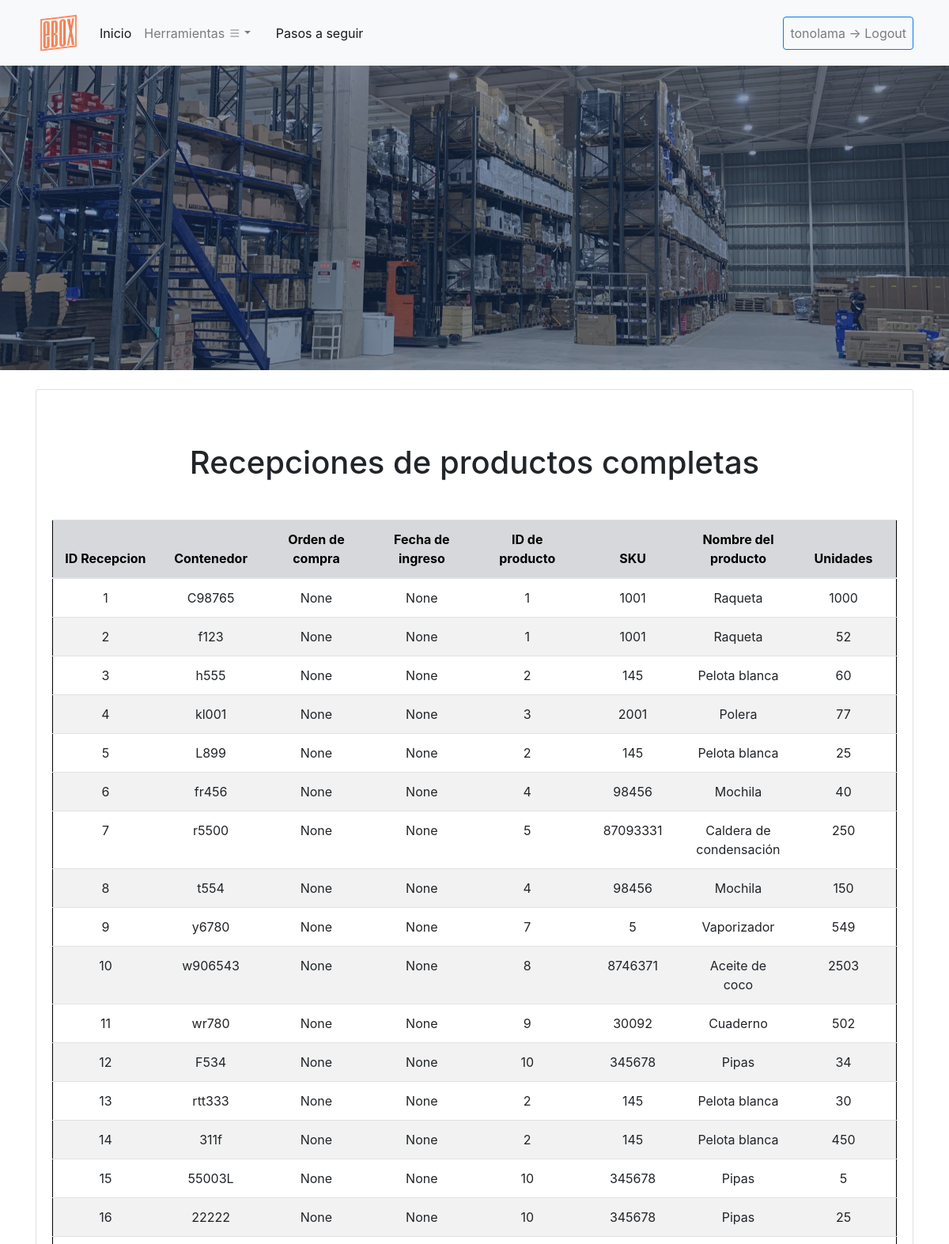
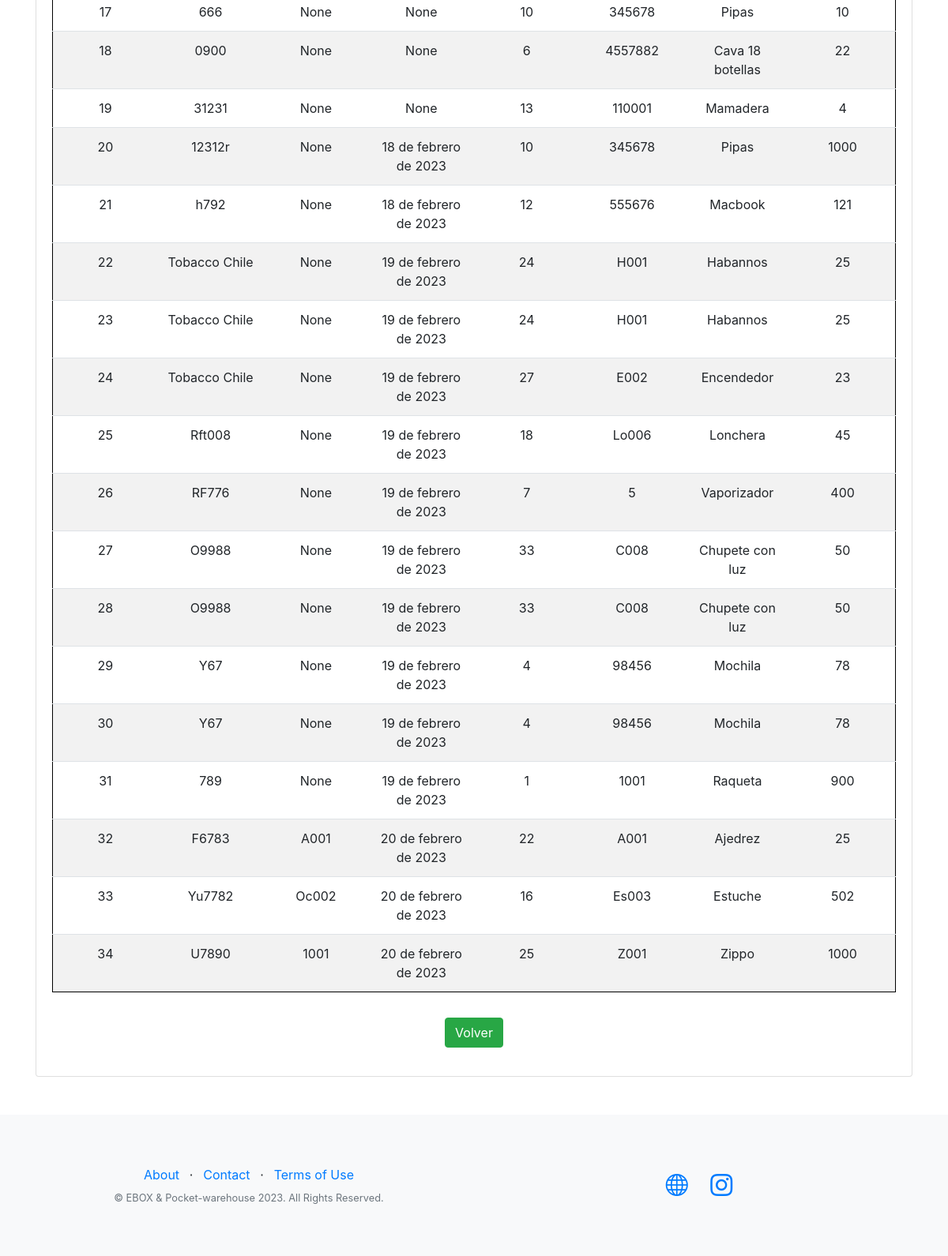
Before: /eboxApp/recepcion/wRecepcion_full/ (signed in) with the older database file (2 pictures, top to bottom).
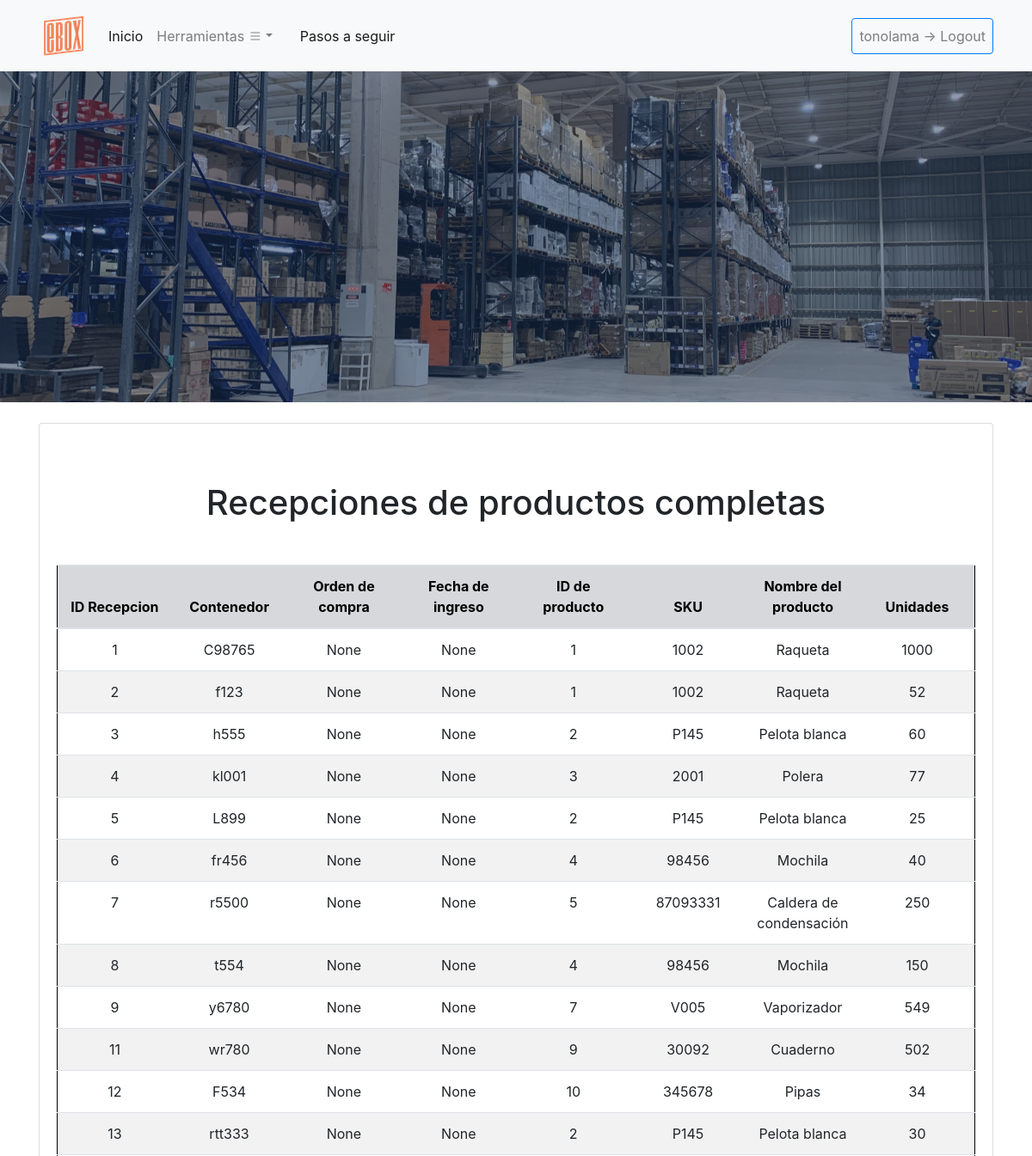
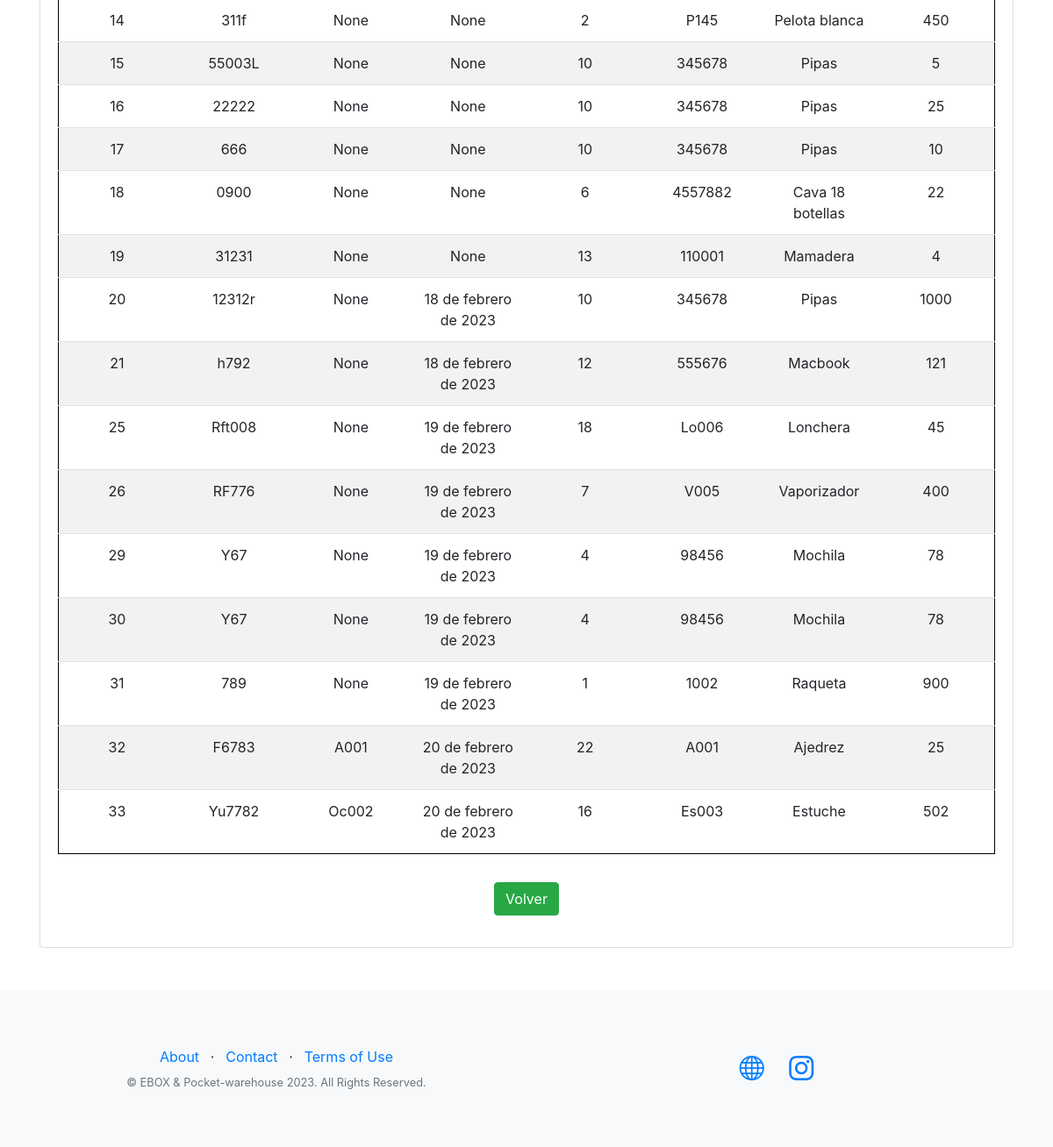
After: the same page with the newer database file (2 pictures, top to bottom).
### eboxApp/models.py (models this page shows, shortened)
class Recepcion(models.Model):
    num_contenedor = models.CharField(max_length=100)
    orden_compra = models.CharField(max_length=100, null = True)
    sku_in = models.ForeignKey(Maestra, on_delete=models.CASCADE)
    unidades_in = models.IntegerField()
    fecha_recepcion = models.DateField(null=True)

class Maestra(models.Model):
    nombre_producto = models.CharField(max_length=300)
    numero_sku = models.CharField(max_length=300)
    categoria = models.CharField(max_length=300)

### eboxApp/views.py (the view)
# urls.py: path('recepcion/wRecepcion_full/', views.buscarRecepcion, name = 'buscarTodoRecepcion'),
@login_required
def buscarRecepcion(request):
    if request.method == 'GET': # si existe una solicitud, get
        recepciones = Recepcion.objects.all()
        return render(request, 'eboxApp/wRecepcion_full.html', {'recepciones':recepciones })

### eboxApp/templates/eboxApp/wRecepcion_full.html (shortened to what this page needs)
{% extends "eboxApp/base.html" %}
{% load static %}
{% block contenido_que_cambia %}
<div class="container text-center">
    <div class="card mt-4">
        <div class="card-body">
            <h1 class="my-5">Recepciones de productos completas</h1>
            {% if recepciones %}
                <div class="table-responsive">
                    <table class="table table-hover">
                        <thead>
                            <tr class = "table-secondary">
                                <th>ID Recepcion</th>
                                <th>Contenedor</th>
                                <th>Orden de compra</th>
                                <th>Fecha de ingreso</th>
                                <th>ID de producto</th>
                                <th>SKU</th>
                                <th>Nombre del producto</th>
                                <th>Unidades</th>
                            </tr>
                        </thead>
                        <tbody>
                            {% for recepcion in recepciones %}
                                <tr>
                                    <td>{{recepcion.pk}}</td>
                                    <td>{{recepcion.num_contenedor}}</td>
                                    <td>{{recepcion.orden_compra}}</td>
                                    <td>{{recepcion.fecha_recepcion}}</td>
                                    <td>{{recepcion.sku_in.id}}</td>
                                    <td>{{recepcion.sku_in.numero_sku}}</td>
                                    <td>{{recepcion.sku_in.nombre_producto}}</td>
                                    <td>{{recepcion.unidades_in}}</td>
                                </tr>
                            {% endfor %}
                        </tbody>
                    </table>
                </div>
                <a class="btn btn-success my-3" href="{% url 'eboxApp:Recepcion' %}">Volver</a>
            {% else %}
                <div class="my-5">
                    <h3>No hay datos</h3>
                </div>
                <a class="btn btn-warning my-3" href="{% url 'eboxApp:Recepcion' %}">Volver</a>
            {% endif %}
        </div>
    </div>
</div>
{% endblock %}

Changed rows visible on the page:
removed Recepcion: pk "10", num_contenedor "w906543", orden_compra "None", fecha_recepcion "None", sku_in.id "8", sku_in.numero_sku "8746371", sku_in.nombre_producto "Aceite de coco", unidades_in "2503"
removed Recepcion: pk "22", num_contenedor "Tobacco Chile", orden_compra "None", fecha_recepcion "19 de febrero de 2023", sku_in.id "24", sku_in.numero_sku "H001", sku_in.nombre_producto "Habannos", unidades_in "25"
removed Recepcion: pk "23", num_contenedor "Tobacco Chile", orden_compra "None", fecha_recepcion "19 de febrero de 2023", sku_in.id "24", sku_in.numero_sku "H001", sku_in.nombre_producto "Habannos", unidades_in "25"
removed Recepcion: pk "24", num_contenedor "Tobacco Chile", orden_compra "None", fecha_recepcion "19 de febrero de 2023", sku_in.id "27", sku_in.numero_sku "E002", sku_in.nombre_producto "Encendedor", unidades_in "23"
removed Recepcion: pk "27", num_contenedor "O9988", orden_compra "None", fecha_recepcion "19 de febrero de 2023", sku_in.id "33", sku_in.numero_sku "C008", sku_in.nombre_producto "Chupete con luz", unidades_in "50"
removed Recepcion: pk "28", num_contenedor "O9988", orden_compra "None", fecha_recepcion "19 de febrero de 2023", sku_in.id "33", sku_in.numero_sku "C008", sku_in.nombre_producto "Chupete con luz", unidades_in "50"
removed Recepcion: pk "34", num_contenedor "U7890", orden_compra "1001", fecha_recepcion "20 de febrero de 2023", sku_in.id "25", sku_in.numero_sku "Z001", sku_in.nombre_producto "Zippo", unidades_in "1000"
changed through a linked row, Recepcion id 1: sku_in.numero_sku "1001" → "1002"
changed through a linked row, Recepcion id 2: sku_in.numero_sku "1001" → "1002"
changed through a linked row, Recepcion id 3: sku_in.numero_sku "145" → "P145"
changed through a linked row, Recepcion id 5: sku_in.numero_sku "145" → "P145"
changed through a linked row, Recepcion id 9: sku_in.numero_sku "5" → "V005"
changed through a linked row, Recepcion "rtt333": sku_in.numero_sku "145" → "P145"
changed through a linked row, Recepcion id 14: sku_in.numero_sku "145" → "P145"
changed through a linked row, Recepcion "RF776": sku_in.numero_sku "5" → "V005"
changed through a linked row, Recepcion id 31: sku_in.numero_sku "1001" → "1002"
